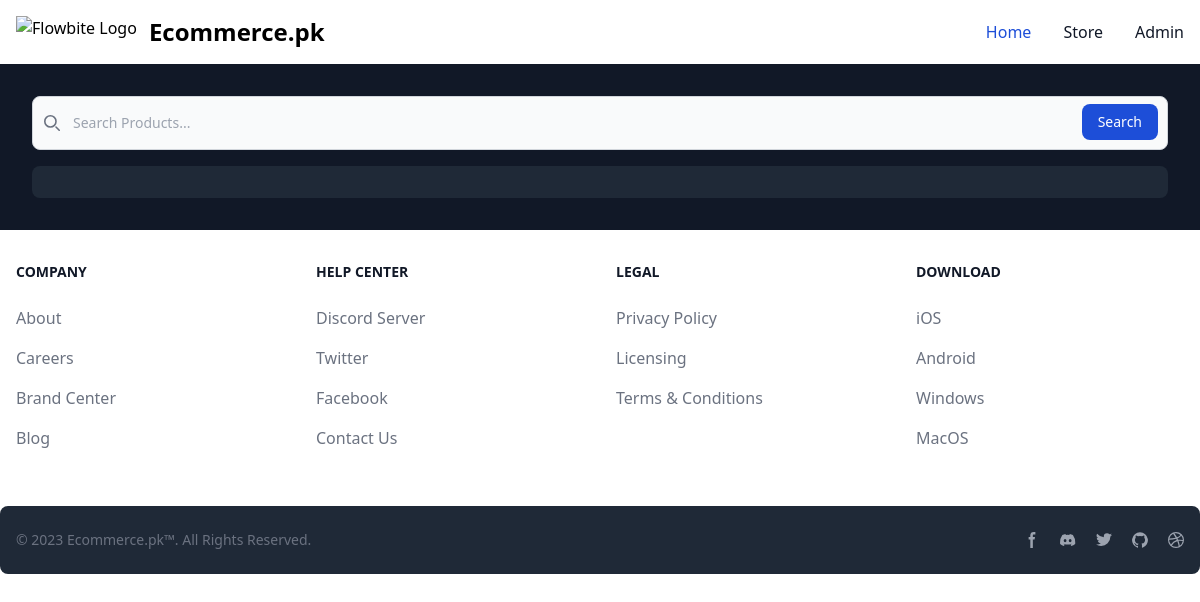
The page /store/ on the database as committed earlier.
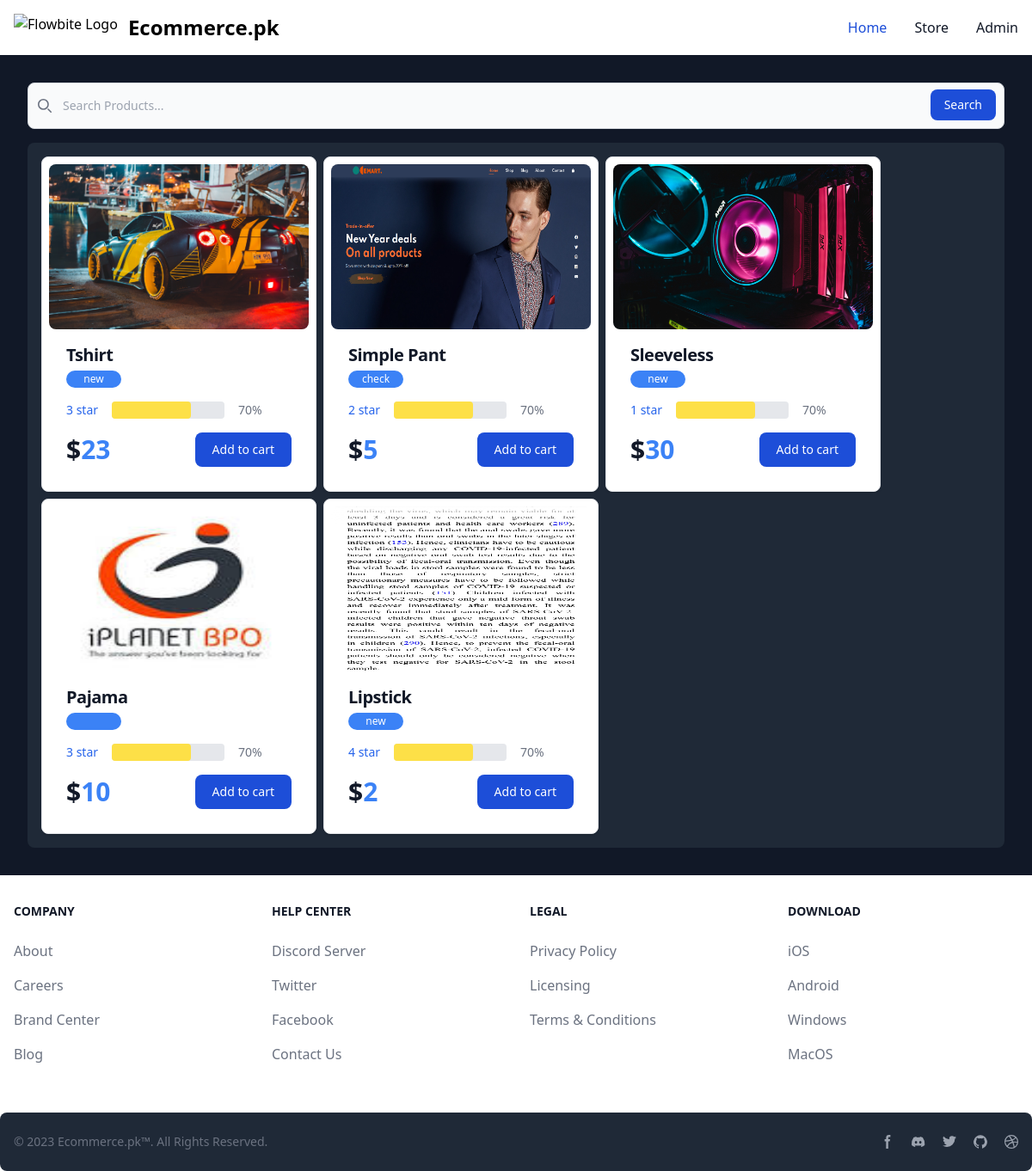
The same page on the database as committed later.
### store/models.py (models this page shows)
class Ecommerce(models.Model):
    title = models.CharField(max_length=30)
    tag = models.CharField(max_length=7)
    rating = models.IntegerField(default=1)
    price = models.IntegerField(default=500)
    image = models.ImageField(upload_to="store_images")

### store/views.py (the view)
# urls.py: path("store/", items_page, name="items"),
def items_page(request):
    items = Ecommerce.objects.all()
    if request.GET.get("search"):
        items = items.filter(title__icontains=request.GET.get("search"))
    context = {"items": items}
    return render(request, "store.html", context)

### store/templates/store.html (shortened to what this page needs)
{% extends "base.html" %}
{%block body%}
<main class="p-8 bg-gray-900 ">
    <form class="mb-4">
        <div class="relative">
            <div class="absolute inset-y-0 left-0 flex items-center pl-3 pointer-events-none">
            </div>
            <input type="search" id="default-search" name="search"
                class="block w-full p-4 pl-10 text-sm text-gray-900 border border-gray-300 rounded-lg bg-gray-50 focus:ring-blue-500 focus:border-blue-500 dark:bg-gray-800 dark:border-gray-600 dark:placeholder-gray-400 dark:text-white dark:focus:ring-blue-500 dark:focus:border-blue-500"
                placeholder="Search Products...">
            <button type="submit"
                class="text-white absolute right-2.5 bottom-2.5 bg-blue-700 hover:bg-blue-800 focus:ring-4 focus:outline-none focus:ring-blue-300 font-medium rounded-lg text-sm px-4 py-2 dark:bg-blue-600 dark:hover:bg-blue-700 dark:focus:ring-blue-800">Search</button>
        </div>
    </form>
    <div class="flex flex-wrap justify-start items-start gap-2 bg-gray-800 rounded-lg p-4">
        {%for item in items%}
        <div
            class="w-80 max-w-80 bg-white border border-gray-200 rounded-lg shadow dark:bg-gray-900 dark:border-gray-700 flex flex-col gap-4 p-2">
            <img class="rounded-lg h-48" src="/media/{{item.image}}" alt="product image" />
            <div class="px-5 pb-5">
                <h5 class="text-xl font-semibold tracking-tight text-gray-900 dark:text-white">
                    {{item.title}}
                </h5>
                <div class="w-16 h-5 mt-1 flex items-center justify-center bg-blue-500 text-xs text-white rounded-full">
                    {{item.tag}}</div>
                <div class="flex items-center my-4">
                    <a href="#"
                        class="text-sm font-medium text-blue-600 dark:text-blue-500 hover:underline">{{item.rating}}
                        star</a>
                    <div class="w-2/4 h-5 mx-4 bg-gray-200 rounded dark:bg-gray-700">
                        <div class="h-5 bg-yellow-300 rounded" style="width: 70%"></div>
                    </div>
                    <span class="text-sm font-medium text-gray-500 dark:text-gray-400">70%</span>
                </div>
                <div class="flex items-center justify-between">
                    <span class="text-3xl font-bold text-gray-900 dark:text-white">
                        $<span class="text-blue-500">{{item.price}}</span>
                    </span>
                    <a href="#"
                        class="text-white bg-blue-700 hover:bg-blue-800 focus:ring-4 focus:outline-none focus:ring-blue-300 font-medium rounded-lg text-sm px-5 py-2.5 text-center dark:bg-blue-600 dark:hover:bg-blue-700 dark:focus:ring-blue-800">Add
                        to cart</a>
                </div>
            </div>
        </div>
        {%endfor%}
    </div>
</main>
{%endblock%}

### store/templates/base.html (shortened to what this page needs)
<!doctype html>
<html>
<head>
    <link rel="stylesheet" href="https://cdnjs.cloudflare.com/ajax/libs/font-awesome/6.4.2/css/all.min.css"
 />
    <script src="https://cdn.tailwindcss.com"></script>
</head>
<body>
    <nav class="bg-white border-gray-200 dark:bg-gray-900 sticky top-0 w-full z-50">
        <div class="max-w-screen-xl flex flex-wrap items-center justify-between mx-auto p-4">
            <a href="/" class="flex items-center">
                <img src="https://flowbite.com/docs/images/logo.svg" class="h-8 mr-3" alt="Flowbite Logo" />
                <span class="self-center text-2xl font-semibold whitespace-nowrap dark:text-white">Ecommerce.pk</span>
            </a>
            <ul
                class="flex flex-col p-4 md:p-0 mt-4 font-medium border border-gray-100 rounded-lg bg-gray-50 md:flex-row md:space-x-8 md:mt-0 md:border-0 md:bg-white dark:bg-gray-800 md:dark:bg-gray-900 dark:border-gray-700">
                <li>
                    <a href="/"
                        class="block py-2 pl-3 pr-4 text-white bg-blue-700 rounded md:bg-transparent md:text-blue-700 md:p-0 md:dark:text-blue-500">Home</a>
                </li>
                <li>
                    <a href="/store"
                        class="block py-2 pl-3 pr-4 text-gray-900 rounded hover:bg-gray-100 md:hover:bg-transparent md:hover:text-blue-700 md:p-0 md:dark:hover:text-blue-500 dark:text-white dark:hover:bg-gray-700 dark:hover:text-white md:dark:hover:bg-transparent dark:border-gray-700">Store</a>
                </li>
                <li>
                    <a href="/self-admin"
                        class="block py-2 pl-3 pr-4 text-gray-900 rounded hover:bg-gray-100 md:hover:bg-transparent md:hover:text-blue-700 md:p-0 dark:text-white md:dark:hover:text-blue-500 dark:hover:bg-gray-700 dark:hover:text-white md:dark:hover:bg-transparent dark:border-gray-700">Admin</a>
                </li>
            </ul>
        </div>
    </nav>
    {%block body%}
    {%endblock%}
    <footer class="bg-white dark:bg-gray-900">
        <div class="mx-auto w-full max-w-screen-xl">
            <div class="grid grid-cols-2 gap-8 px-4 py-6 lg:py-8 md:grid-cols-4">
                <div>
                    <h2 class="mb-6 text-sm font-semibold text-gray-900 uppercase dark:text-white">Company</h2>
                    <ul class="text-gray-500 dark:text-gray-400 font-medium">
                        <li class="mb-4">
                            <a href="#" class=" hover:underline">About</a>
                        </li>
                        <li class="mb-4">
                            <a href="#" class="hover:underline">Careers</a>
                        </li>
                        <li class="mb-4">
                            <a href="#" class="hover:underline">Brand Center</a>
                        </li>
                        <li class="mb-4">
                            <a href="#" class="hover:underline">Blog</a>
                        </li>
                    </ul>
                </div>
                <div>
                    <h2 class="mb-6 text-sm font-semibold text-gray-900 uppercase dark:text-white">Help center</h2>
                    <ul class="text-gray-500 dark:text-gray-400 font-medium">
                        <li class="mb-4">
                            <a href="#" class="hover:underline">Discord Server</a>
                        </li>
                        <li class="mb-4">
                            <a href="#" class="hover:underline">Twitter</a>
                        </li>
                        <li class="mb-4">
                            <a href="#" class="hover:underline">Facebook</a>
                        </li>
                        <li class="mb-4">
                            <a href="#" class="hover:underline">Contact Us</a>
                        </li>
                    </ul>
                </div>
                <div>
                    <h2 class="mb-6 text-sm font-semibold text-gray-900 uppercase dark:text-white">Legal</h2>
                    <ul class="text-gray-500 dark:text-gray-400 font-medium">
                        <li class="mb-4">
                            <a href="#" class="hover:underline">Privacy Policy</a>
                        </li>
                        <li class="mb-4">
                            <a href="#" class="hover:underline">Licensing</a>
                        </li>
                        <li class="mb-4">
                            <a href="#" class="hover:underline">Terms &amp; Conditions</a>
                        </li>
                    </ul>
                </div>
                <div>
                    <h2 class="mb-6 text-sm font-semibold text-gray-900 uppercase dark:text-white">Download</h2>
                    <ul class="text-gray-500 dark:text-gray-400 font-medium">
                        <li class="mb-4">
                            <a href="#" class="hover:underline">iOS</a>
                        </li>
                        <li class="mb-4">
                            <a href="#" class="hover:underline">Android</a>
                        </li>
                        <li class="mb-4">
                            <a href="#" class="hover:underline">Windows</a>
                        </li>
                        <li class="mb-4">
                            <a href="#" class="hover:underline">MacOS</a>
                        </li>
                    </ul>
                </div>
            </div>
            <div class="px-4 py-6 bg-gray-800 md:flex md:items-center md:justify-between md:rounded-lg md:mt-2">
                <span class="text-sm text-gray-500 dark:text-gray-300 sm:text-center">© 2023 <a
                        href="/">Ecommerce.pk™</a>. All Rights Reserved.
                </span>
                <div class="flex mt-4 space-x-5 sm:justify-center md:mt-0">
                    <a href="#" class="text-gray-400 hover:text-gray-900 dark:hover:text-white">
                        <svg class="w-4 h-4" aria-hidden="true" xmlns="http://www.w3.org/2000/svg" fill="currentColor"
                            viewBox="0 0 8 19">
                            <path fill-rule="evenodd"
                                d="M6.135 3H8V0H6.135a4.147 4.147 0 0 0-4.142 4.142V6H0v3h2v9.938h3V9h2.021l.592-3H5V3.591A.6.6 0 0 1 5.592 3h.543Z"
                                clip-rule="evenodd" />
                        </svg>
                    </a>
                    <a href="#" class="text-gray-400 hover:text-gray-900 dark:hover:text-white">
                    </a>
                    <a href="#" class="text-gray-400 hover:text-gray-900 dark:hover:text-white">
                    </a>
                    <a href="#" class="text-gray-400 hover:text-gray-900 dark:hover:text-white">
                    </a>
                    <a href="#" class="text-gray-400 hover:text-gray-900 dark:hover:text-white">
                    </a>
                </div>
            </div>
        </div>
    </footer>
</body>
</html>

Rows that differ between the two databases and show on the page:
added Ecommerce: image (picture), title "Tshirt", tag "new", rating "3", price "23"
added Ecommerce: image (picture), title "Simple Pant", tag "check", rating "2", price "5"
added Ecommerce: image (picture), title "Sleeveless", tag "new", rating "1", price "30"
added Ecommerce: image (picture), title "Pajama", rating "3", price "10"
added Ecommerce: image (picture), title "Lipstick", tag "new", rating "4", price "2"
